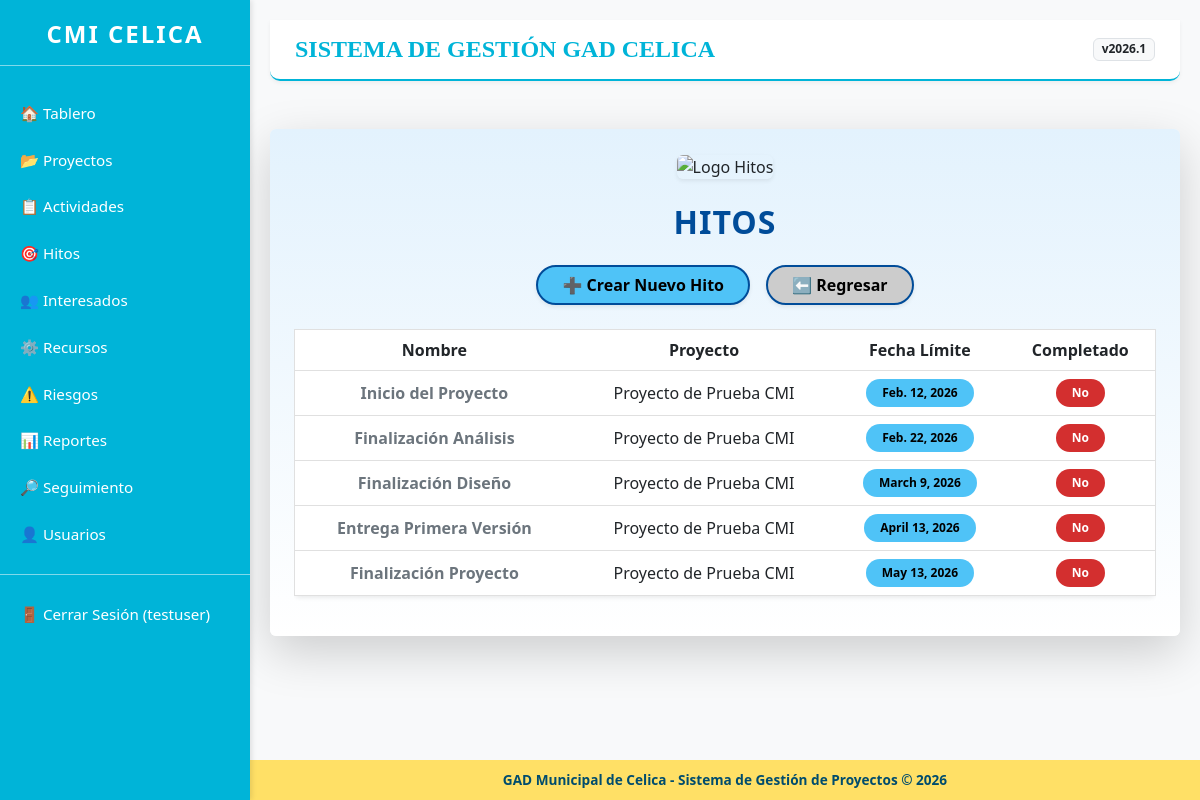
The page /milestones/ (signed in) on the database its author committed.
### projects/models.py (models this page shows, shortened)
class Milestone(models.Model):
    PHASE_CHOICES = [
        ('initiation', 'Inicio'),
        ('planning', 'Planificación'),
        ('execution', 'Ejecución'),
        ('monitoring', 'Monitoreo y Control'),
        ('closure', 'Cierre'),
    ]
    project = models.ForeignKey(Project, on_delete=models.CASCADE, verbose_name='Proyecto')
    name = models.CharField(max_length=200, verbose_name='Nombre')
    description = models.TextField(verbose_name='Descripción')
    due_date = models.DateField(verbose_name='Fecha Límite')
    completed = models.BooleanField(default=False, verbose_name='Completado')
    phase = models.CharField(max_length=20, choices=PHASE_CHOICES, default='execution', verbose_name='Fase')
    is_phase_gate = models.BooleanField(default=False, verbose_name='Es Cierre de Fase', help_text="Marca el final de una fase del proyecto")
    activities = models.ManyToManyField('Activity', blank=True, verbose_name='Actividades Asociadas')
    class Meta:
        verbose_name = 'Hito'
        verbose_name_plural = 'Hitos'

class Project(models.Model):
    STATUS_CHOICES = [
        ('planning', 'Planificación'),
        ('in_progress', 'En Progreso'),
        ('completed', 'Completado'),
        ('on_hold', 'En Espera'),
        ('modified', 'Modificado'),
    ]
    name = models.CharField(max_length=200, verbose_name='Nombre')
    description = models.TextField(verbose_name='Descripción')
    start_date = models.DateField(verbose_name='Fecha de Inicio')
    end_date = models.DateField(verbose_name='Fecha de Fin')
    status = models.CharField(max_length=20, choices=STATUS_CHOICES, default='planning', verbose_name='Estado')
    budget = models.DecimalField(max_digits=10, decimal_places=2, null=True, blank=True, verbose_name='Presupuesto')
    created_by = models.ForeignKey(User, on_delete=models.CASCADE)
    created_at = models.DateTimeField(auto_now_add=True)
    updated_at = models.DateTimeField(auto_now=True)
    class Meta:
        verbose_name = 'Proyecto'
        verbose_name_plural = 'Proyectos'

### projects/views.py (the view)
# urls.py: path('milestones/', views.milestone_list, name='milestone_list'),
@login_required
def milestone_list(request):
    milestones = Milestone.objects.filter(project__created_by=request.user)
    return render(request, 'projects/milestone_list.html', {'milestones': milestones})

### templates/projects/milestone_list.html (shortened to what this page needs)
{% extends 'base.html' %}
{% load static %}
{% block content %}
<div class="container my-5 p-4 shadow-lg rounded"
     style="background:linear-gradient(180deg,#e3f2fd 0%,#fff 100%);
            font-family:'Segoe UI','Helvetica Neue',sans-serif;">
    <div class="text-center mb-4">
        <img src="{% static 'projects/images/milestone_list_logo.png' %}"
             alt="Logo Hitos"
             class="img-fluid rounded shadow-sm"
             style="max-height:120px;">
    </div>
    <h1 class="mb-4 fw-bold text-center"
        style="font-size:2rem; color:#004c99; letter-spacing:1px; text-transform:uppercase;">
        Hitos
    </h1>
    <div class="text-center mb-4 d-flex justify-content-center gap-3 flex-wrap">
        <a href="{% url 'milestone_create' %}"
           class="btn fw-bold px-4 shadow-sm rounded-pill"
           style="background-color:#4fc3f7; color:#000; border:2px solid #004c99;">
            ➕ Crear Nuevo Hito
        </a>
        <a href="javascript:history.back()"
           class="btn fw-semibold px-4 shadow-sm rounded-pill"
           style="background-color:#ccc; color:#000; border:2px solid #004c99;">
            ⬅️ Regresar
        </a>
    </div>
    <div class="table-responsive">
        <table class="table table-hover align-middle shadow-sm rounded text-center"
               style="border:1px solid #e0e0e0;">
            <thead style="background-color:#ffd600; color:#000; font-weight:700; font-size:1rem;">
                <tr>
                    <th>Nombre</th>
                    <th>Proyecto</th>
                    <th>Fecha Límite</th>
                    <th>Completado</th>
                </tr>
            </thead>
            <tbody>
                {% for milestone in milestones %}
                    <tr>
                        <td class="fw-semibold text-secondary">{{ milestone.name }}</td>
                        <td>{{ milestone.project.name }}</td>
                        <td>
                            <span class="badge px-3 py-2 rounded-pill"
                                  style="background-color:#4fc3f7; color:#000;">
                                {{ milestone.due_date }}
                            </span>
                        </td>
                        <td>
                            {% if milestone.completed %}
                                <span class="badge px-3 py-2 rounded-pill"
                                      style="background-color:#388e3c; color:#fff;">Sí</span>
                            {% else %}
                                <span class="badge px-3 py-2 rounded-pill"
                                      style="background-color:#d32f2f; color:#fff;">No</span>
                            {% endif %}
                        </td>
                    </tr>
                {% empty %}
                    <tr>
                        <td colspan="4" class="text-secondary text-center py-3">
                            No hay hitos registrados aún.
                        </td>
                    </tr>
                {% endfor %}
            </tbody>
        </table>
    </div>
</div>
{% endblock %}

### templates/base.html (shortened to what this page needs)
<!DOCTYPE html>
<html lang="es">
<head>
    <link href="https://cdn.jsdelivr.net/npm/bootstrap@5.3.0/dist/css/bootstrap.min.css" rel="stylesheet">
    {% load static %}
</head>
<body>
    <div class="sidebar">
        <div class="text-center mb-4">
            <h4 class="fw-bold" style="letter-spacing: 2px;">CMI CELICA</h4>
            <hr style="background-color: white; opacity: 0.5;">
        </div>
        <a href="{% url 'dashboard' %}">🏠 Tablero</a>
        <a href="{% url 'project_list' %}">📂 Proyectos</a>
        <a href="{% url 'activity_list' %}">📋 Actividades</a>
        <a href="{% url 'milestone_list' %}">🎯 Hitos</a>
        <a href="{% url 'stakeholders:stakeholder_list' %}">👥 Interesados</a>
        <a href="{% url 'resources:resource_list' %}">⚙️ Recursos</a>
        <a href="{% url 'risks:risk_list' %}">⚠️ Riesgos</a>
        <a href="{% url 'reports:report_list' %}">📊 Reportes</a>
        <a href="{% url 'seguimiento_list' %}">🔎 Seguimiento</a>
        <a href="{% url 'user_list' %}">👤 Usuarios</a>
        {% if user.is_authenticated %}
            <hr style="background-color: white; opacity: 0.5;">
            <form method="post" action="{% url 'logout' %}">
                <button type="submit">🚪 Cerrar Sesión ({{ user.username }})</button>
            </form>
        {% else %}
            <a href="{% url 'login' %}">🔑 Iniciar Sesión</a>
        {% endif %}
    </div>
    <div class="content">
        <div class="header d-flex justify-content-between align-items-center">
            <h1>SISTEMA DE GESTIÓN GAD CELICA</h1>
            <span class="badge bg-light text-dark border">v2026.1</span>
        </div>
        {% block content %}{% endblock %}
    </div>
    <footer>
        <div>
            GAD Municipal de Celica - Sistema de Gestión de Proyectos © 2026
        </div>
    </footer>
</body>
</html>

### templates/base.html (style rules this page uses)
body { background-color: #f8f9fa; }
.sidebar { height: 100vh; background-color: #00b4d8; color: white; position: fixed; top: 0; left: 0; width: 250px; padding-top: 20px; box-shadow: 2px 0 5px rgba(0,0,0,0.1); z-index: 1000; }
.sidebar a, .sidebar button { color: white; text-decoration: none; display: block; padding: 12px 20px; border: none; background: none; text-align: left; width: 100%; transition: 0.3s; font-size: 0.95rem; }
.content { margin-left: 250px; padding: 20px 20px 80px 20px; min-height: 100vh; }
.header { background-color: #ffffff; padding: 15px 25px; border-bottom: 2px solid #00b4d8; margin-bottom: 20px; border-radius: 0 0 10px 10px; box-shadow: 0 2px 4px rgba(0,0,0,0.05); }
.header h1 { font-family: 'Georgia', serif; font-size: 24px; font-weight: bold; color: #00b4d8; margin: 0; }
footer { margin-left: 250px; background-color: #ffe066; color: #004c6d; text-align: center; padding: 10px; position: fixed; bottom: 0; width: calc(100% - 250px); font-weight: bold; font-size: 0.85rem; z-index: 999; }
.sidebar form { margin: 0; padding: 0; }

### rows shown on the page
Milestone: name "Inicio del Proyecto", project.name "Proyecto de Prueba CMI", due_date "Feb. 12, 2026", completed "No"
Milestone: name "Finalización Análisis", project.name "Proyecto de Prueba CMI", due_date "Feb. 22, 2026", completed "No"
Milestone: name "Finalización Diseño", project.name "Proyecto de Prueba CMI", due_date "March 9, 2026", completed "No"
Milestone: name "Entrega Primera Versión", project.name "Proyecto de Prueba CMI", due_date "April 13, 2026", completed "No"
Milestone: name "Finalización Proyecto", project.name "Proyecto de Prueba CMI", due_date "May 13, 2026", completed "No"

### other values the page prints
{{ user.username }} "testuser"
